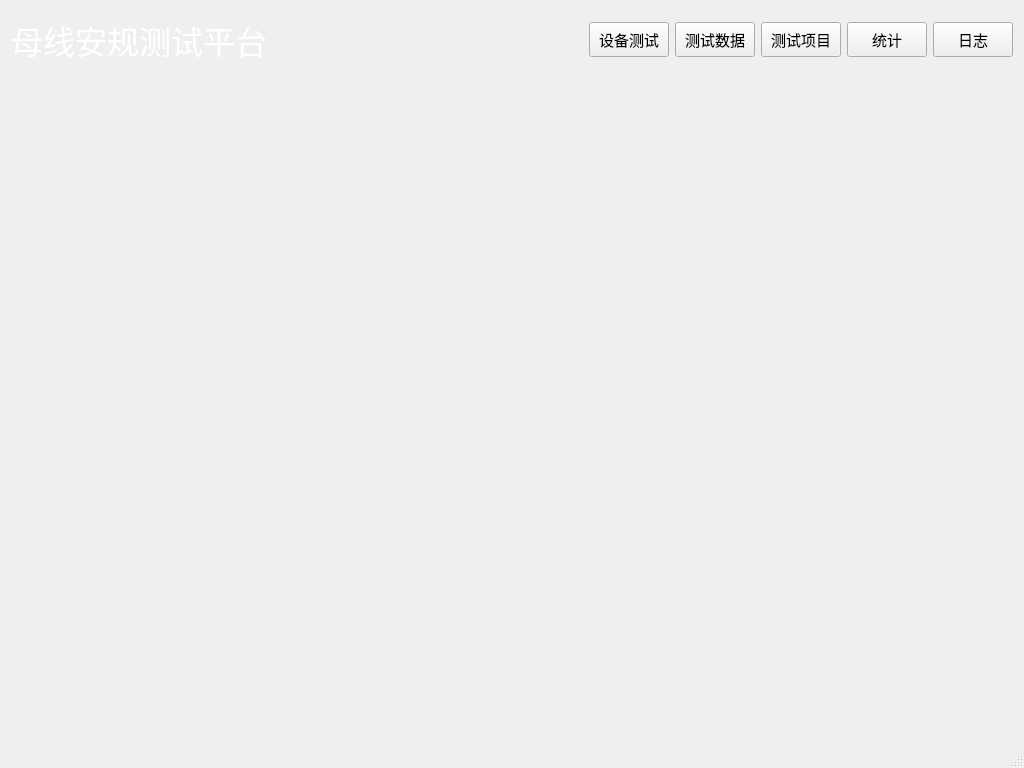
<?xml version="1.0" encoding="UTF-8"?>
<ui version="4.0">
 <class>MainWindow</class>
 <widget class="QMainWindow" name="MainWindow">
  <property name="geometry">
   <rect>
    <x>0</x>
    <y>0</y>
    <width>1024</width>
    <height>768</height>
   </rect>
  </property>
  <property name="windowTitle">
   <string>母线安规测试平台</string>
  </property>
  <property name="windowIcon">
   <iconset>
    <normaloff>images/logo.jpg</normaloff>images/logo.jpg</iconset>
  </property>
  <widget class="QWidget" name="centralWidget">
   <layout class="QGridLayout" name="gridLayout_2">
    <property name="leftMargin">
     <number>0</number>
    </property>
    <property name="topMargin">
     <number>0</number>
    </property>
    <property name="rightMargin">
     <number>0</number>
    </property>
    <property name="bottomMargin">
     <number>0</number>
    </property>
    <property name="spacing">
     <number>5</number>
    </property>
    <item row="0" column="0">
     <widget class="QWidget" name="widget" native="true">
      <property name="minimumSize">
       <size>
        <width>0</width>
        <height>80</height>
       </size>
      </property>
      <property name="maximumSize">
       <size>
        <width>16777215</width>
        <height>80</height>
       </size>
      </property>
      <property name="styleSheet">
       <string notr="true"/>
      </property>
      <layout class="QGridLayout" name="gridLayout">
       <item row="0" column="0">
        <layout class="QHBoxLayout" name="horizontalLayout">
         <item>
          <widget class="QLabel" name="titleLab">
           <property name="font">
            <font>
             <family>微软雅黑</family>
             <pointsize>24</pointsize>
            </font>
           </property>
           <property name="styleSheet">
            <string notr="true">color: rgb(255, 255, 255);</string>
           </property>
           <property name="text">
            <string>母线安规测试平台</string>
           </property>
          </widget>
         </item>
         <item>
          <spacer name="horizontalSpacer">
           <property name="orientation">
            <enum>Qt::Horizontal</enum>
           </property>
           <property name="sizeHint" stdset="0">
            <size>
             <width>40</width>
             <height>20</height>
            </size>
           </property>
          </spacer>
         </item>
         <item>
          <widget class="QPushButton" name="testBtn">
           <property name="sizePolicy">
            <sizepolicy hsizetype="Minimum" vsizetype="Fixed">
             <horstretch>0</horstretch>
             <verstretch>0</verstretch>
            </sizepolicy>
           </property>
           <property name="minimumSize">
            <size>
             <width>0</width>
             <height>35</height>
            </size>
           </property>
           <property name="font">
            <font>
             <family>微软雅黑</family>
             <pointsize>11</pointsize>
            </font>
           </property>
           <property name="text">
            <string>设备测试</string>
           </property>
          </widget>
         </item>
         <item>
          <widget class="QPushButton" name="dataBtn">
           <property name="minimumSize">
            <size>
             <width>0</width>
             <height>35</height>
            </size>
           </property>
           <property name="font">
            <font>
             <family>微软雅黑</family>
             <pointsize>11</pointsize>
            </font>
           </property>
           <property name="text">
            <string>测试数据</string>
           </property>
          </widget>
         </item>
         <item>
          <widget class="QPushButton" name="itemBtn">
           <property name="minimumSize">
            <size>
             <width>0</width>
             <height>35</height>
            </size>
           </property>
           <property name="font">
            <font>
             <family>微软雅黑</family>
             <pointsize>11</pointsize>
            </font>
           </property>
           <property name="text">
            <string>测试项目</string>
           </property>
          </widget>
         </item>
         <item>
          <widget class="QPushButton" name="tgBtn">
           <property name="minimumSize">
            <size>
             <width>0</width>
             <height>35</height>
            </size>
           </property>
           <property name="font">
            <font>
             <family>微软雅黑</family>
             <pointsize>11</pointsize>
            </font>
           </property>
           <property name="text">
            <string>统计</string>
           </property>
          </widget>
         </item>
         <item>
          <widget class="QPushButton" name="logBtn">
           <property name="minimumSize">
            <size>
             <width>0</width>
             <height>35</height>
            </size>
           </property>
           <property name="font">
            <font>
             <family>微软雅黑</family>
             <pointsize>11</pointsize>
            </font>
           </property>
           <property name="text">
            <string>日志</string>
           </property>
          </widget>
         </item>
        </layout>
       </item>
      </layout>
     </widget>
    </item>
    <item row="1" column="0">
     <widget class="QStackedWidget" name="stackedWid"/>
    </item>
   </layout>
  </widget>
  <widget class="QMenuBar" name="menuBar">
   <property name="geometry">
    <rect>
     <x>0</x>
     <y>0</y>
     <width>1024</width>
     <height>22</height>
    </rect>
   </property>
  </widget>
  <widget class="QStatusBar" name="statusBar"/>
 </widget>
 <layoutdefault spacing="6" margin="11"/>
 <resources/>
 <connections/>
</ui>
